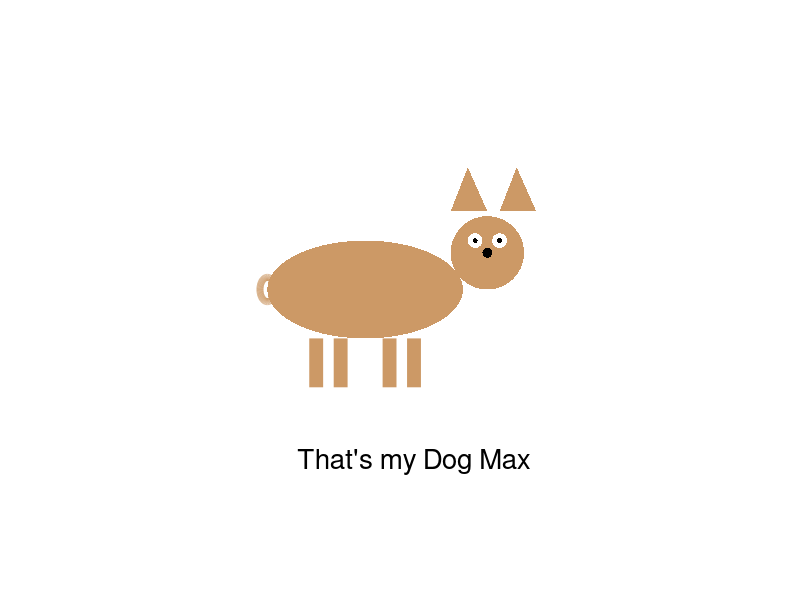

Reproduce this figure in MATLAB.
figure('Color', 'white');
hold on;
axis equal;
axis([-10 10 -10 10]); 

theta = linspace(0, 2*pi, 100);
x_body = 4 * cos(theta);
y_body = 2 * sin(theta);
fill(x_body - 2, y_body, [0.8 0.6 0.4], 'EdgeColor', 'none'); 

r_head = 1.5;
x_head = r_head * cos(theta);
y_head = r_head * sin(theta);
fill(x_head + 3, y_head + 1.5, [0.8 0.6 0.4], 'EdgeColor', 'none');

fill(3.5 + 0.3*cos(theta), 2 + 0.3*sin(theta), 'white', 'EdgeColor', 'none'); 
fill(2.5 + 0.3*cos(theta), 2 + 0.3*sin(theta), 'white', 'EdgeColor', 'none'); 

fill(3.5 + 0.1*cos(theta), 2 + 0.1*sin(theta), 'black', 'EdgeColor', 'none'); 
fill(2.5 + 0.1*cos(theta), 2 + 0.1*sin(theta), 'black', 'EdgeColor', 'none'); 

fill(3 + 0.2*cos(theta), 1.5 + 0.2*sin(theta), 'black', 'EdgeColor', 'none');

fill([1.5 2.2 3.0], [3.2 5 3.2], [0.8 0.6 0.4], 'EdgeColor', 'none'); 
fill([3.5 4.2 5.0], [3.2 5 3.2], [0.8 0.6 0.4], 'EdgeColor', 'none'); 

x_tail = -6 + 0.3 * cos(theta);
y_tail = 0.5 * sin(theta);
plot(x_tail, y_tail, 'Color', [0.8 0.6 0.4], 'LineWidth', 5);

plot([-4 -4], [-2 -4], 'Color', [0.8 0.6 0.4], 'LineWidth', 10); 
plot([0 0], [-2 -4], 'Color', [0.8 0.6 0.4], 'LineWidth', 10);   
plot([-3 -3], [-2 -4], 'Color', [0.8 0.6 0.4], 'LineWidth', 10); 
plot([-1 -1], [-2 -4], 'Color', [0.8 0.6 0.4], 'LineWidth', 10); 

text(0, -7, 'That''s my Dog Max', 'HorizontalAlignment', 'center', 'FontSize', 20, 'Color', 'black');

axis off;
hold off;
